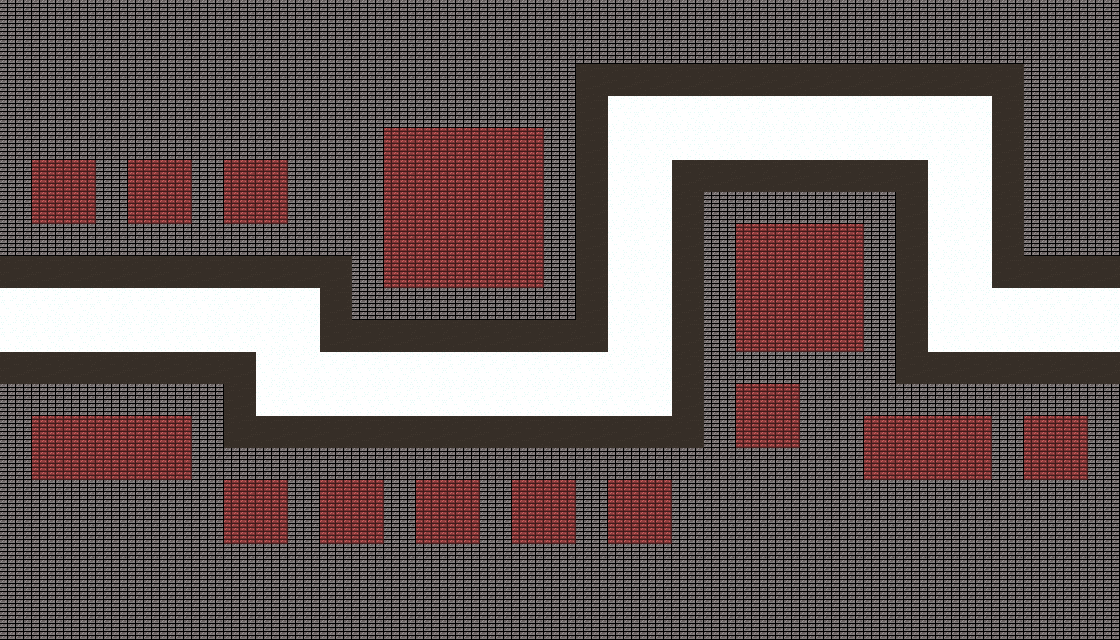

Tiled map render using the project's own tile images. Description and the whole map definition, tile-layer contents included, below:
An orthogonal 35x20 tile map with 32x32 px tiles, 4 tile layers (Background, Path, Border, Field) and 8 objects (3x GoRight, 2x GoDown, SpawnPoint, EndPoint, GoUp).

<map version="1.10" tiledversion="1.11.0" orientation="orthogonal" renderorder="right-down" width="35" height="20" tilewidth="32" tileheight="32" infinite="0" nextlayerid="6" nextobjectid="10">
 <tileset firstgid="1" source="MangoPunch.tsx" />
 <layer id="1" name="Background" width="35" height="20">
  <data encoding="csv">
2,2,2,2,2,2,2,2,2,2,2,2,2,2,2,2,2,2,2,2,2,2,2,2,2,2,2,2,2,2,2,2,2,2,2,
2,2,2,2,2,2,2,2,2,2,2,2,2,2,2,2,2,2,2,2,2,2,2,2,2,2,2,2,2,2,2,2,2,2,2,
2,2,2,2,2,2,2,2,2,2,2,2,2,2,2,2,2,2,2,2,2,2,2,2,2,2,2,2,2,2,2,2,2,2,2,
2,2,2,2,2,2,2,2,2,2,2,2,2,2,2,2,2,2,2,2,2,2,2,2,2,2,2,2,2,2,2,2,2,2,2,
2,2,2,2,2,2,2,2,2,2,2,2,2,2,2,2,2,2,2,2,2,2,2,2,2,2,2,2,2,2,2,2,2,2,2,
2,2,2,2,2,2,2,2,2,2,2,2,2,2,2,2,2,2,2,2,2,2,2,2,2,2,2,2,2,2,2,2,2,2,2,
2,2,2,2,2,2,2,2,2,2,2,2,2,2,2,2,2,2,2,2,2,2,2,2,2,2,2,2,2,2,2,2,2,2,2,
2,2,2,2,2,2,2,2,2,2,2,2,2,2,2,2,2,2,2,2,2,2,2,2,2,2,2,2,2,2,2,2,2,2,2,
2,2,2,2,2,2,2,2,2,2,2,2,2,2,2,2,2,2,2,2,2,2,2,2,2,2,2,2,2,2,2,2,2,2,2,
2,2,2,2,2,2,2,2,2,2,2,2,2,2,2,2,2,2,2,2,2,2,2,2,2,2,2,2,2,2,2,2,2,2,2,
2,2,2,2,2,2,2,2,2,2,2,2,2,2,2,2,2,2,2,2,2,2,2,2,2,2,2,2,2,2,2,2,2,2,2,
2,2,2,2,2,2,2,2,2,2,2,2,2,2,2,2,2,2,2,2,2,2,2,2,2,2,2,2,2,2,2,2,2,2,2,
2,2,2,2,2,2,2,2,2,2,2,2,2,2,2,2,2,2,2,2,2,2,2,2,2,2,2,2,2,2,2,2,2,2,2,
2,2,2,2,2,2,2,2,2,2,2,2,2,2,2,2,2,2,2,2,2,2,2,2,2,2,2,2,2,2,2,2,2,2,2,
2,2,2,2,2,2,2,2,2,2,2,2,2,2,2,2,2,2,2,2,2,2,2,2,2,2,2,2,2,2,2,2,2,2,2,
2,2,2,2,2,2,2,2,2,2,2,2,2,2,2,2,2,2,2,2,2,2,2,2,2,2,2,2,2,2,2,2,2,2,2,
2,2,2,2,2,2,2,2,2,2,2,2,2,2,2,2,2,2,2,2,2,2,2,2,2,2,2,2,2,2,2,2,2,2,2,
2,2,2,2,2,2,2,2,2,2,2,2,2,2,2,2,2,2,2,2,2,2,2,2,2,2,2,2,2,2,2,2,2,2,2,
2,2,2,2,2,2,2,2,2,2,2,2,2,2,2,2,2,2,2,2,2,2,2,2,2,2,2,2,2,2,2,2,2,2,2,
2,2,2,2,2,2,2,2,2,2,2,2,2,2,2,2,2,2,2,2,2,2,2,2,2,2,2,2,2,2,2,2,2,2,2
</data>
 </layer>
 <layer id="2" name="Path" width="35" height="20">
  <data encoding="csv">
0,0,0,0,0,0,0,0,0,0,0,0,0,0,0,0,0,0,0,0,0,0,0,0,0,0,0,0,0,0,0,0,0,0,0,
0,0,0,0,0,0,0,0,0,0,0,0,0,0,0,0,0,0,0,0,0,0,0,0,0,0,0,0,0,0,0,0,0,0,0,
0,0,0,0,0,0,0,0,0,0,0,0,0,0,0,0,0,0,0,0,0,0,0,0,0,0,0,0,0,0,0,0,0,0,0,
0,0,0,0,0,0,0,0,0,0,0,0,0,0,0,0,0,0,0,9,9,9,9,9,9,9,9,9,9,9,9,0,0,0,0,
0,0,0,0,0,0,0,0,0,0,0,0,0,0,0,0,0,0,0,9,9,9,9,9,9,9,9,9,9,9,9,0,0,0,0,
0,0,0,0,0,0,0,0,0,0,0,0,0,0,0,0,0,0,0,9,9,0,0,0,0,0,0,0,0,9,9,0,0,0,0,
0,0,0,0,0,0,0,0,0,0,0,0,0,0,0,0,0,0,0,9,9,0,0,0,0,0,0,0,0,9,9,0,0,0,0,
0,0,0,0,0,0,0,0,0,0,0,0,0,0,0,0,0,0,0,9,9,0,0,0,0,0,0,0,0,9,9,0,0,0,0,
0,0,0,0,0,0,0,0,0,0,0,0,0,0,0,0,0,0,0,9,9,0,0,0,0,0,0,0,0,9,9,0,0,0,0,
9,9,9,9,9,9,9,9,9,9,0,0,0,0,0,0,0,0,0,9,9,0,0,0,0,0,0,0,0,9,9,9,9,9,9,
9,9,9,9,9,9,9,9,9,9,0,0,0,0,0,0,0,0,0,9,9,0,0,0,0,0,0,0,0,9,9,9,9,9,9,
0,0,0,0,0,0,0,0,9,9,9,9,9,9,9,9,9,9,9,9,9,0,0,0,0,0,0,0,0,0,0,0,0,0,0,
0,0,0,0,0,0,0,0,9,9,9,9,9,9,9,9,9,9,9,9,9,0,0,0,0,0,0,0,0,0,0,0,0,0,0,
0,0,0,0,0,0,0,0,0,0,0,0,0,0,0,0,0,0,0,0,0,0,0,0,0,0,0,0,0,0,0,0,0,0,0,
0,0,0,0,0,0,0,0,0,0,0,0,0,0,0,0,0,0,0,0,0,0,0,0,0,0,0,0,0,0,0,0,0,0,0,
0,0,0,0,0,0,0,0,0,0,0,0,0,0,0,0,0,0,0,0,0,0,0,0,0,0,0,0,0,0,0,0,0,0,0,
0,0,0,0,0,0,0,0,0,0,0,0,0,0,0,0,0,0,0,0,0,0,0,0,0,0,0,0,0,0,0,0,0,0,0,
0,0,0,0,0,0,0,0,0,0,0,0,0,0,0,0,0,0,0,0,0,0,0,0,0,0,0,0,0,0,0,0,0,0,0,
0,0,0,0,0,0,0,0,0,0,0,0,0,0,0,0,0,0,0,0,0,0,0,0,0,0,0,0,0,0,0,0,0,0,0,
0,0,0,0,0,0,0,0,0,0,0,0,0,0,0,0,0,0,0,0,0,0,0,0,0,0,0,0,0,0,0,0,0,0,0
</data>
 </layer>
 <layer id="3" name="Border" width="35" height="20">
  <data encoding="csv">
0,0,0,0,0,0,0,0,0,0,0,0,0,0,0,0,0,0,0,0,0,0,0,0,0,0,0,0,0,0,0,0,0,0,0,
0,0,0,0,0,0,0,0,0,0,0,0,0,0,0,0,0,0,0,0,0,0,0,0,0,0,0,0,0,0,0,0,0,0,0,
0,0,0,0,0,0,0,0,0,0,0,0,0,0,0,0,0,0,8,8,8,8,8,8,8,8,8,8,8,8,8,8,0,0,0,
0,0,0,0,0,0,0,0,0,0,0,0,0,0,0,0,0,0,8,0,0,0,0,0,0,0,0,0,0,0,0,8,0,0,0,
0,0,0,0,0,0,0,0,0,0,0,0,0,0,0,0,0,0,8,0,0,0,0,0,0,0,0,0,0,0,0,8,0,0,0,
0,0,0,0,0,0,0,0,0,0,0,0,0,0,0,0,0,0,8,0,0,8,8,8,8,8,8,8,8,0,0,8,0,0,0,
0,0,0,0,0,0,0,0,0,0,0,0,0,0,0,0,0,0,8,0,0,8,0,0,0,0,0,0,8,0,0,8,0,0,0,
0,0,0,0,0,0,0,0,0,0,0,0,0,0,0,0,0,0,8,0,0,8,0,0,0,0,0,0,8,0,0,8,0,0,0,
8,8,8,8,8,8,8,8,8,8,8,0,0,0,0,0,0,0,8,0,0,8,0,0,0,0,0,0,8,0,0,8,8,8,8,
0,0,0,0,0,0,0,0,0,0,8,0,0,0,0,0,0,0,8,0,0,8,0,0,0,0,0,0,8,0,0,0,0,0,0,
0,0,0,0,0,0,0,0,0,0,8,8,8,8,8,8,8,8,8,0,0,8,0,0,0,0,0,0,8,0,0,0,0,0,0,
8,8,8,8,8,8,8,8,0,0,0,0,0,0,0,0,0,0,0,0,0,8,0,0,0,0,0,0,8,8,8,8,8,8,8,
0,0,0,0,0,0,0,8,0,0,0,0,0,0,0,0,0,0,0,0,0,8,0,0,0,0,0,0,0,0,0,0,0,0,0,
0,0,0,0,0,0,0,8,8,8,8,8,8,8,8,8,8,8,8,8,8,8,0,0,0,0,0,0,0,0,0,0,0,0,0,
0,0,0,0,0,0,0,0,0,0,0,0,0,0,0,0,0,0,0,0,0,0,0,0,0,0,0,0,0,0,0,0,0,0,0,
0,0,0,0,0,0,0,0,0,0,0,0,0,0,0,0,0,0,0,0,0,0,0,0,0,0,0,0,0,0,0,0,0,0,0,
0,0,0,0,0,0,0,0,0,0,0,0,0,0,0,0,0,0,0,0,0,0,0,0,0,0,0,0,0,0,0,0,0,0,0,
0,0,0,0,0,0,0,0,0,0,0,0,0,0,0,0,0,0,0,0,0,0,0,0,0,0,0,0,0,0,0,0,0,0,0,
0,0,0,0,0,0,0,0,0,0,0,0,0,0,0,0,0,0,0,0,0,0,0,0,0,0,0,0,0,0,0,0,0,0,0,
0,0,0,0,0,0,0,0,0,0,0,0,0,0,0,0,0,0,0,0,0,0,0,0,0,0,0,0,0,0,0,0,0,0,0
</data>
 </layer>
 <layer id="4" name="Field" width="35" height="20">
  <data encoding="csv">
0,0,0,0,0,0,0,0,0,0,0,0,0,0,0,0,0,0,0,0,0,0,0,0,0,0,0,0,0,0,0,0,0,0,0,
0,0,0,0,0,0,0,0,0,0,0,0,0,0,0,0,0,0,0,0,0,0,0,0,0,0,0,0,0,0,0,0,0,0,0,
0,0,0,0,0,0,0,0,0,0,0,0,0,0,0,0,0,0,0,0,0,0,0,0,0,0,0,0,0,0,0,0,0,0,0,
0,0,0,0,0,0,0,0,0,0,0,0,0,0,0,0,0,0,0,0,0,0,0,0,0,0,0,0,0,0,0,0,0,0,0,
0,0,0,0,0,0,0,0,0,0,0,0,4,4,4,4,4,0,0,0,0,0,0,0,0,0,0,0,0,0,0,0,0,0,0,
0,4,4,0,4,4,0,4,4,0,0,0,4,4,4,4,4,0,0,0,0,0,0,0,0,0,0,0,0,0,0,0,0,0,0,
0,4,4,0,4,4,0,4,4,0,0,0,4,4,4,4,4,0,0,0,0,0,0,0,0,0,0,0,0,0,0,0,0,0,0,
0,0,0,0,0,0,0,0,0,0,0,0,4,4,4,4,4,0,0,0,0,0,0,4,4,4,4,0,0,0,0,0,0,0,0,
0,0,0,0,0,0,0,0,0,0,0,0,4,4,4,4,4,0,0,0,0,0,0,4,4,4,4,0,0,0,0,0,0,0,0,
0,0,0,0,0,0,0,0,0,0,0,0,0,0,0,0,0,0,0,0,0,0,0,4,4,4,4,0,0,0,0,0,0,0,0,
0,0,0,0,0,0,0,0,0,0,0,0,0,0,0,0,0,0,0,0,0,0,0,4,4,4,4,0,0,0,0,0,0,0,0,
0,0,0,0,0,0,0,0,0,0,0,0,0,0,0,0,0,0,0,0,0,0,0,0,0,0,0,0,0,0,0,0,0,0,0,
0,0,0,0,0,0,0,0,0,0,0,0,0,0,0,0,0,0,0,0,0,0,0,4,4,0,0,0,0,0,0,0,0,0,0,
0,4,4,4,4,4,0,0,0,0,0,0,0,0,0,0,0,0,0,0,0,0,0,4,4,0,0,4,4,4,4,0,4,4,0,
0,4,4,4,4,4,0,0,0,0,0,0,0,0,0,0,0,0,0,0,0,0,0,0,0,0,0,4,4,4,4,0,4,4,0,
0,0,0,0,0,0,0,4,4,0,4,4,0,4,4,0,4,4,0,4,4,0,0,0,0,0,0,0,0,0,0,0,0,0,0,
0,0,0,0,0,0,0,4,4,0,4,4,0,4,4,0,4,4,0,4,4,0,0,0,0,0,0,0,0,0,0,0,0,0,0,
0,0,0,0,0,0,0,0,0,0,0,0,0,0,0,0,0,0,0,0,0,0,0,0,0,0,0,0,0,0,0,0,0,0,0,
0,0,0,0,0,0,0,0,0,0,0,0,0,0,0,0,0,0,0,0,0,0,0,0,0,0,0,0,0,0,0,0,0,0,0,
0,0,0,0,0,0,0,0,0,0,0,0,0,0,0,0,0,0,0,0,0,0,0,0,0,0,0,0,0,0,0,0,0,0,0
</data>
 </layer>
 <objectgroup id="5" name="GameLogic">
  <object id="1" name="SpawnPoint" x="6" y="290" width="59" height="59" />
  <object id="2" name="EndPoint" x="1056" y="290" width="59" height="59" />
  <object id="3" name="GoDown" x="259" y="290" width="59" height="59" />
  <object id="5" name="GoRight" x="258" y="355" width="59" height="59" />
  <object id="6" name="GoUp" x="611" y="355" width="59" height="59" />
  <object id="7" name="GoRight" x="610" y="98" width="59" height="59" />
  <object id="8" name="GoDown" x="931" y="98" width="59" height="59" />
  <object id="9" name="GoRight" x="930" y="291" width="59" height="59" />
 </objectgroup>
</map>